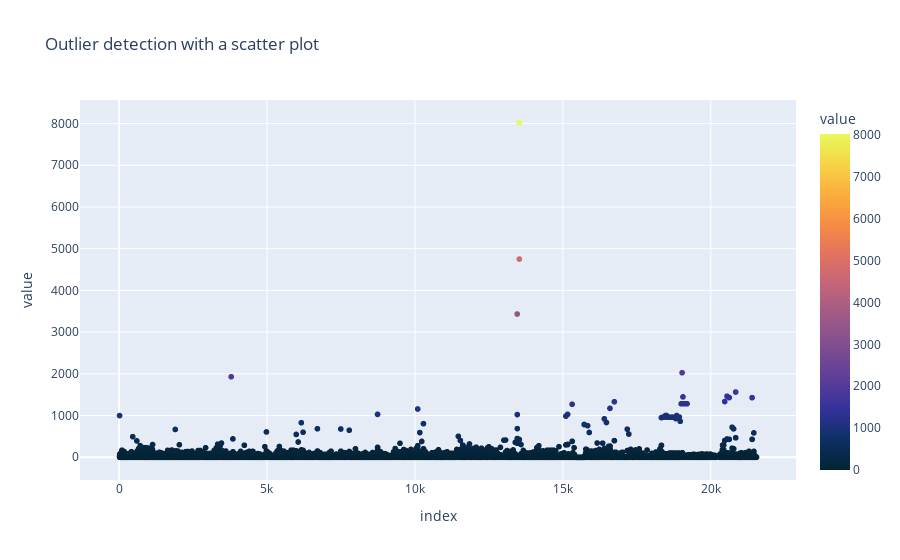

The notebook cell this image was saved under:
### Markdown cell above
A different approach to spot outliers in a dataset is with a scatter plot. It is quite similar to box plot, but it is usually easier to see outlier data with a scatter plot.

### Code cell
# scatter plot
fig = px.scatter(nutr_vit, y='value', title='Outlier detection with a scatter plot', color='value', color_continuous_scale='thermal')
fig.show()

### Figure 1 — Plotly figure (JSON) as saved in the notebook; plotly's stock layout.template omitted (floating-point values rounded to 4 significant figures; data arrays with more than 128 entries replaced by an {"elided": "..."} marker saying what was removed)
{"data": [{"hovertemplate": "index=%{x}<br>value=%{marker.color}<extra></extra>", "legendgroup": "", "marker": {"color": {"elided": "7045 float values"}, "coloraxis": "coloraxis", "symbol": "circle"}, "mode": "markers", "name": "", "showlegend": false, "type": "scattergl", "x": {"elided": "7045 int values"}, "xaxis": "x", "y": {"elided": "7045 float values"}, "yaxis": "y"}], "layout": {"coloraxis": {"colorbar": {"title": {"text": "value"}}, "colorscale": [[0, "rgb(3, 35, 51)"], [0.09091, "rgb(13, 48, 100)"], [0.1818, "rgb(53, 50, 155)"], [0.2727, "rgb(93, 62, 153)"], [0.3636, "rgb(126, 77, 143)"], [0.4545, "rgb(158, 89, 135)"], [0.5455, "rgb(193, 100, 121)"], [0.6364, "rgb(225, 113, 97)"], [0.7273, "rgb(246, 139, 69)"], [0.8182, "rgb(251, 173, 60)"], [0.9091, "rgb(246, 211, 70)"], [1, "rgb(231, 250, 90)"]]}, "legend": {"tracegroupgap": 0}, "title": {"text": "Outlier detection with a scatter plot"}, "xaxis": {"anchor": "y", "domain": [0, 1], "title": {"text": "index"}}, "yaxis": {"anchor": "x", "domain": [0, 1], "title": {"text": "value"}}}}
